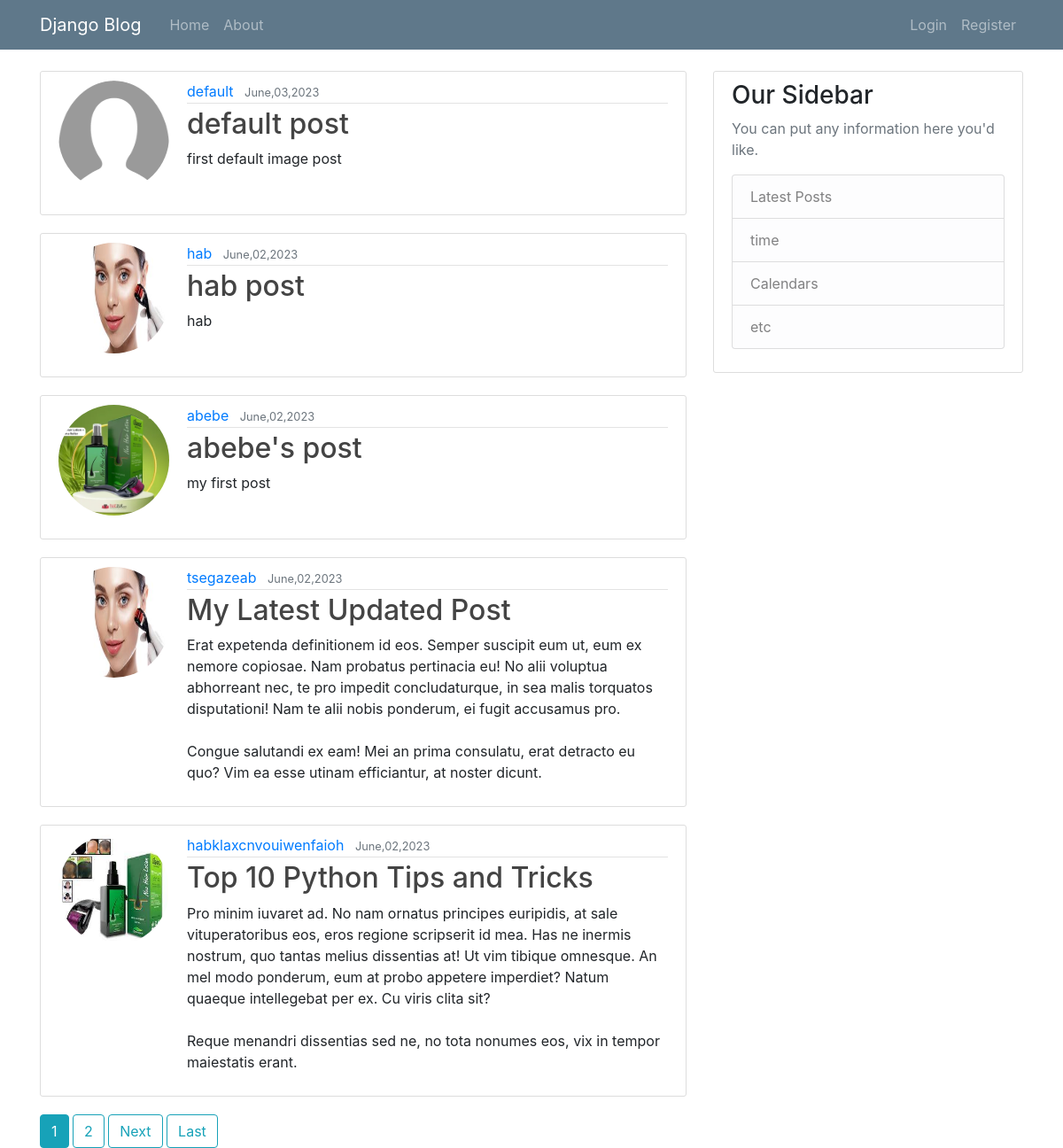
The page / on the database its author committed.
### blog/models.py (models this page shows, shortened)
class post(models.Model):
    title = models.CharField(max_length=100)
    content = models.TextField()
    image = models.ImageField(null=True)
    date_posted = models.DateTimeField(default=timezone.now)
    auther = models.ForeignKey(User,on_delete=models.CASCADE)

### users/models.py (models this page shows, shortened)
class profile(models.Model):
    user = models.OneToOneField(User,on_delete=models.CASCADE)
    image = models.ImageField(default='default.png',upload_to='profile_pics')

### blog/views.py (the view)
# urls.py: path('',PostListView.as_view(), name='blog-home'),
class PostListView(ListView):
    model = post
    template_name = 'blog/home.html'
    context_object_name = 'posts'
    ordering = ['-date_posted']
    paginate_by = 5

### blog/templates/blog/home.html (shortened to what this page needs)
{%extends "blog/base.html" %}
{% block content%}
{% for post in posts%}
<article class="media content-section">
  {%if post.auther == user%}
  <a href="{% url 'profile'%}" ><img class="rounded-circle account-img" src="{{post.auther.profile.image.url}}" alt = "{{user.username}}"></a>
  {%else%}
  <img class="rounded-circle account-img" src="{{post.auther.profile.image.url}}" alt = "{{user.username}}">
  {%endif%}
 <div class="media-body">
      <div class="article-metadata">
        <a class="mr-2" href="{% url 'user_posts' post.auther.username%}">{{ post.auther }}</a>
        <small class="text-muted">{{ post.date_posted|date:"F,d,Y"}}</small>
      </div>
      <h2><a class="article-title" href="{%url 'post_detail' post.id%}">{{ post.title }}</a></h2>
      <p class="article-content">{{ post.content }}</p>
    </div>
  </article>
{%endfor%}
{% if is_paginated %}
  {% for num in page_obj.paginator.page_range%}
     {% if num == page_obj.number %}
        <a class = "btn btn-info" href="?page={{num}}">{{num}}</a>
     {% elif num > page_obj.number|add:'-2' and num < page_obj.number|add:'2' %}
       <a class = "btn btn-outline-info" href="?page={{num}}">{{num}}</a>
     {%endif%}
  {%endfor%}
  {% if page_obj.has_next%}
     {% if page_obj.next_page_number == page_obj.paginator.num_pages%}
      <a class = "btn btn-outline-info " href="?page={{page_obj.next_page_number}}">Last</a>
     {%else%}
       <a class = "btn btn-outline-info" href="?page={{page_obj.next_page_number}}">Next</a>
       <a class = "btn btn-outline-info" href="?page={{page_obj.paginator.num_pages}}">Last</a>
     {%endif%}
  {%endif%}
{%endif%}
{%endblock content%}

### blog/templates/blog/base.html (shortened to what this page needs)
{% load static%}
<!doctype html>
<html lang="en">
  <head>
   <link rel="stylesheet" href="{%static 'blog/main.css'%}">
    <link rel="stylesheet" href="https://cdn.jsdelivr.net/npm/bootstrap@4.0.0/dist/css/bootstrap.min.css">
  </head>
  <body>
    <header class="site-header">
        <nav class="navbar navbar-expand-md navbar-dark bg-steel fixed-top">
          <div class="container">
            <a class="navbar-brand mr-4" href="{%url 'blog-home'%}">Django Blog</a>
            <div class="collapse navbar-collapse" id="navbarToggle">
              <div class="navbar-nav mr-auto">
                <a class="nav-item nav-link" href="{%url 'blog-home'%}">Home</a>
                <a class="nav-item nav-link" href="{%url 'blog-about'%}">About</a>
              </div>
              <div class="navbar-nav">
                {%if user.is_authenticated%}
                <a class="nav-item nav-link" href="{% url 'post_create'%}">Post</a>
                <a class="nav-item nav-link" href="{% url 'logout'%}">Logout</a>
                <a class="nav-item nav-link" href="{% url 'profile'%}">profile</a>
                {%else%}
                <a class="nav-item nav-link" href="{% url 'login'%}">Login</a>
                <a class="nav-item nav-link" href="{% url 'register'%}">Register</a>
                {%endif%}
              </div>
            </div>
          </div>
        </nav>
      </header>
      <main role="main" class="container">
        <div class="row">
          <div class="col-md-8">
            {% block content %}{% endblock %}
          </div>
          <div class="col-md-4">
            <div class="content-section">
              <h3>Our Sidebar</h3>
              <p class='text-muted'>You can put any information here you'd like.
                <ul class="list-group">
                  <li class="list-group-item list-group-item-light">Latest Posts</li>
                  <li class="list-group-item list-group-item-light">time</li>
                  <li class="list-group-item list-group-item-light">Calendars</li>
                  <li class="list-group-item list-group-item-light">etc</li>
                </ul>
              </p>
            </div>
          </div>
        </div>
      </main>
  </body>
</html>

### blog/static/blog/main.css (style rules this page uses)
body { background: #fafafa; color: #333333; margin-top: 5rem; }
h1, h2, h3, h4, h5, h6 { color: #444444; }
ul { margin: 0; }
.bg-steel { background-color: #5f788a; }
.site-header .navbar-nav .nav-link { color: #cbd5db; }
.content-section { background: #ffffff; padding: 10px 20px; border: 1px solid #dddddd; border-radius: 3px; margin-bottom: 20px; }
.article-title { color: #444444; }
.article-content { white-space: pre-line; }
.article-metadata { padding-bottom: 1px; margin-bottom: 4px; border-bottom: 1px solid #e3e3e3 }
.account-img { height: 125px; width: 125px; margin-right: 20px; margin-bottom: 16px; }

### blog/templates/blog/base.html (style rules this page uses)
.row { margin-top: 80px; }

### rows shown on the page
post: auther.profile.image (placeholder picture), auther "default", date_posted "June,03,2023", title "default post", content "first default image post"
post: auther.profile.image (picture), auther "hab", date_posted "June,02,2023", title "hab post", content "hab"
post: auther.profile.image (picture), auther "abebe", date_posted "June,02,2023", title "abebe's post", content "my first post"
post: auther.profile.image (picture), auther "tsegazeab", date_posted "June,02,2023", title "My Latest Updated Post", content "Erat expetenda definitionem id eos. Semper suscipit eum ut, eum ex nemore copiosae. Nam probatus pertinacia eu! No alii voluptua abhorreant nec, te pro impedit concludaturque, in sea malis torquatos disputationi! Nam te alii nobis ponderum, ei fugit accusamus pro. Congue salutandi ex eam! Mei an prima consulatu, erat detracto eu quo? Vim ea esse utinam efficiantur, at noster dicunt."
post: auther.profile.image (picture), auther "habklaxcnvouiwenfaioh", date_posted "June,02,2023", title "Top 10 Python Tips and Tricks", content "Pro minim iuvaret ad. No nam ornatus principes euripidis, at sale vituperatoribus eos, eros regione scripserit id mea. Has ne inermis nostrum, quo tantas melius dissentias at! Ut vim tibique omnesque. An mel modo ponderum, eum at probo appetere imperdiet? Natum quaeque intellegebat per ex. Cu viris clita sit? Reque menandri dissentias sed ne, no tota nonumes eos, vix in tempor maiestatis erant."

### other values the page prints
{{ num }} "1"
{{ num }} "2"
